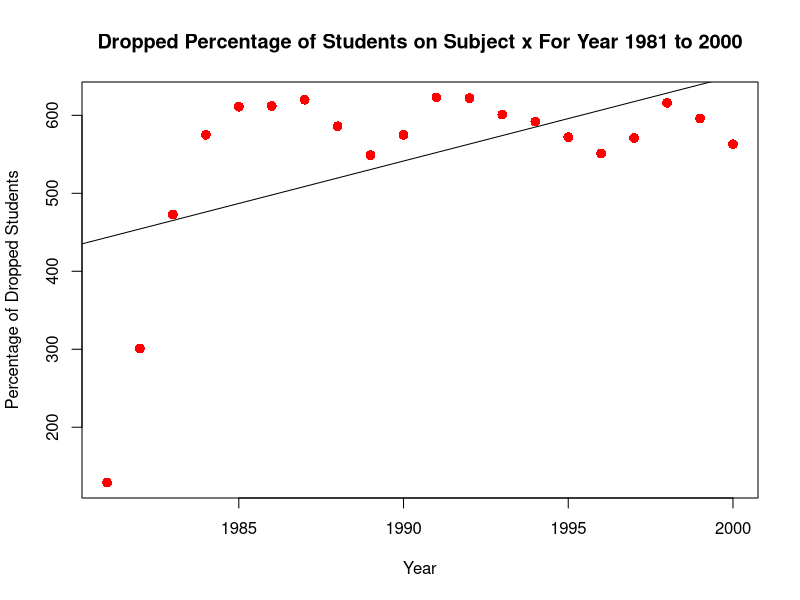

The R script that drew this image:
x <- c(1981, 1982, 1983, 1984, 1985, 1986, 1987, 1988, 1989, 1990, 1991, 1992, 1993, 1994, 1995, 1996, 1997, 1998, 1999, 2000);
y <- c(129, 301, 473, 575, 611, 612, 620, 586, 549, 575, 623, 622, 601, 592, 572, 551, 571, 616, 596, 563);

relation <- lm(y~x)

predictIt <- function(year) {
  a <- data.frame(x = year)
  result <-  predict(relation,a)
}

plot(x,y,col = "red" ,main = "Dropped Percentage of Students on Subject x For Year 1981 to 2000",
     abline(lm(y~x)),cex = 1.3,pch = 16,xlab = "Year",ylab = "Percentage of Dropped Students")

